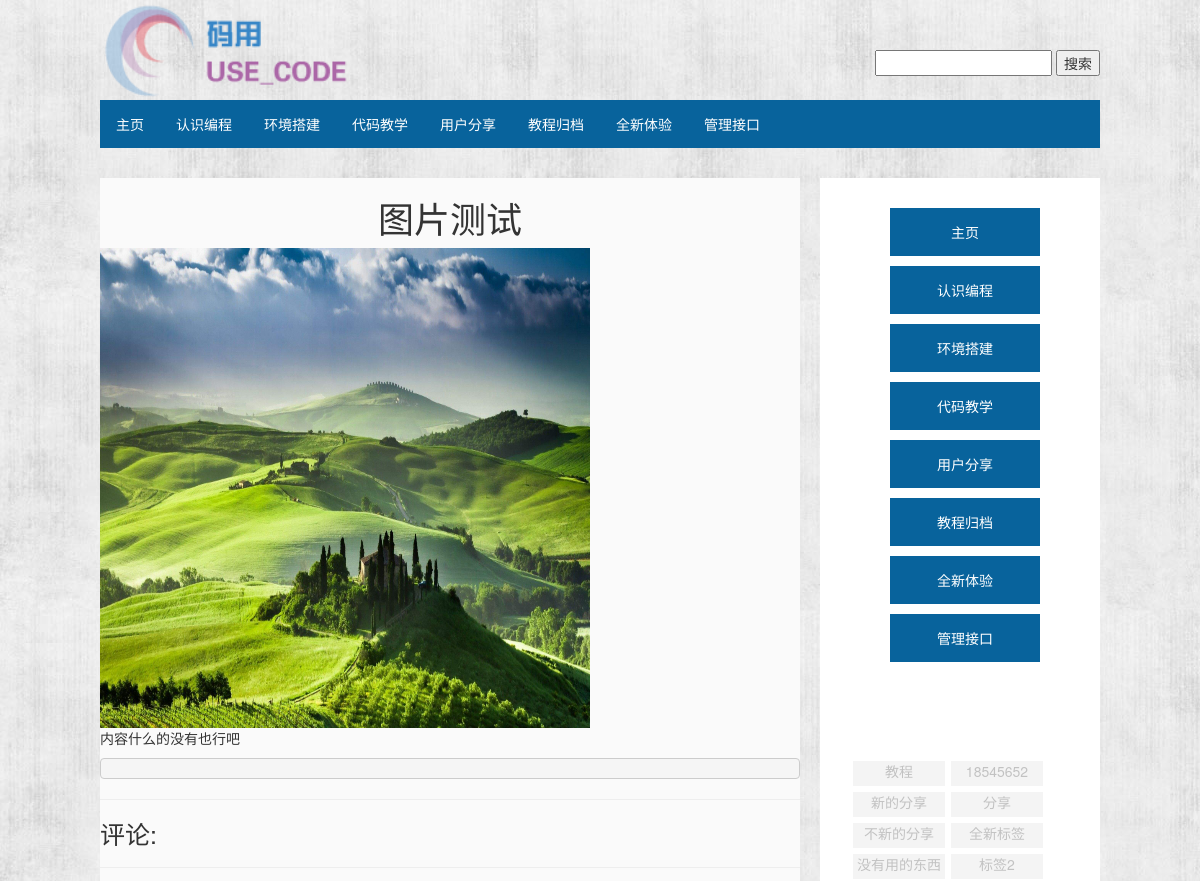
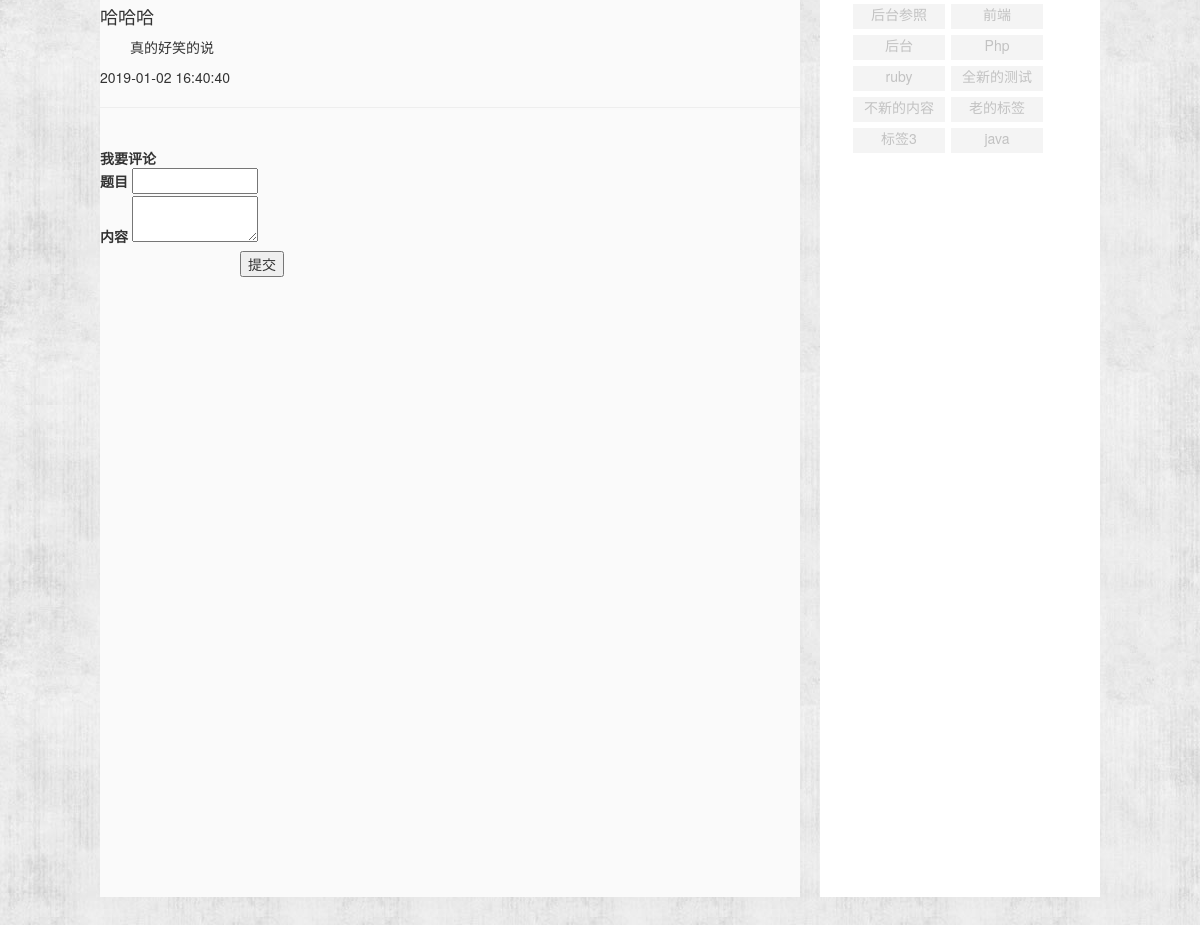
The page /admin/posts/show_usr.php?id=87 on the database its author committed (2 pictures, top to bottom).
### tables this page shows
CREATE TABLE `categories` (
  `id` int(11) NOT NULL AUTO_INCREMENT,
  `name` varchar(64) NOT NULL,
  PRIMARY KEY (`id`)
);

CREATE TABLE `tags` (
  `id` int(11) NOT NULL AUTO_INCREMENT,
  `name` varchar(20) NOT NULL,
  PRIMARY KEY (`id`)
);

CREATE TABLE `posts` (
  `id` int(11) NOT NULL AUTO_INCREMENT,
  `title` varchar(255) NOT NULL,
  `body` longtext NOT NULL,
  `created_at` timestamp NOT NULL DEFAULT CURRENT_TIMESTAMP ON UPDATE CURRENT_TIMESTAMP,
  `categories_id` int(11) NOT NULL,
  `pic` varchar(255) DEFAULT NULL,
  `code` text,
  PRIMARY KEY (`id`)
);

CREATE TABLE `comment` (
  `id` int(11) NOT NULL AUTO_INCREMENT,
  `title` varchar(64) NOT NULL,
  `body` text,
  `created_at` timestamp NOT NULL DEFAULT CURRENT_TIMESTAMP,
  `post_id` int(11) NOT NULL,
  PRIMARY KEY (`id`)
);

### admin/posts/show_usr.php (the view, shortened to what this page needs)
<!doctype html>
<html>
<head>
  <link rel="stylesheet" type="text/css" href="../../assets/css/Homepage.css" />
	<link rel="stylesheet" type="text/css" href="../../assets/css/Homepage.css" />
	<link rel="stylesheet" type="text/css" href="../../assets/css/Subpage.css" />
	<link href="https://cdn.staticfile.org/twitter-bootstrap/3.3.7/css/bootstrap.min.css" rel="stylesheet">
</head>
<body>
<body>
		<div class="whole">
        <div class="logo">
            <img src="../../assets/img/logo.png.png" height="100px" width="250px" alt="首页">
			<div class="search_bar">
				<form name="search_bar" action="/admin/posts/search.php" method="get">
					<input type="text" name="search" height="200px">
					<input type="submit" value="搜索">
				</form>
			</div>
        </div>
        <div class="guiding_bar">
                <ul>
                <li><a href="../../index.php">主页</a></li>
        <?php
                require_once '../../admin/inc/db.php';
                $query = $db->query('select * from categories');
            while ( $post =  $query->fetchObject()) {
          ?>
                    <li><a href="../../pages/list.php?categories_id=<?php print $post->id;?>"><?php echo $post->name;?></a></li>
                <?php } ?>
                <li>
                <a href="../../admin/index.html">管理接口</a>
                </li>
                </ul>
        </div>
        <div class="rightsign">
        <div class="side_panel2">
            <ul>
                <li><a href="../../index.php">主页</a></li>
        <?php
            require_once '../../admin/inc/db.php';
            $query = $db->query('select * from categories');
            while ( $post =  $query->fetchObject()) {
          ?>
                    <li><a href="../../pages/list.php?categories_id=<?php print $post->id;?>"><?php echo $post->name;?></a></li>
                <?php } ?>
                <li>
                <a href="../../admin/index.php">管理接口</a>
                </li>
                </ul>
            </div>
                <?php
                require_once '../../admin/inc/db.php';
                $query = $db->query('select * from tags');
            while ( $post =  $query->fetchObject()) {
          ?>
           <div class="label1"style="margin: 3px;">
                    <a href="../../tags/show.php?tags_id=<?php print $post->id;?>"><?php echo $post->name;?></a></li></div>
                <?php } ?>
		</div>
    <div class="main_page3">
  <?php
    require_once '../inc/db.php';
    $query = $db->prepare('select * from posts where id = :id');
    $query->bindValue(':id',$_GET['id'],PDO::PARAM_INT);
    $query->execute();
    $post = $query->fetchObject();
  ?>
  <h1 style="text-align:center"> <?php echo $post->title; ?>  </h1>
  <img src="../../<?php echo $post->pic; ?>" height="30%" width="70%">
  <p><?php echo $post->body; ?></p>
  <pre><?php echo $post->code; ?></pre>
  <hr>
  <h2 style="font-size:25px">评论:</h2>
  <hr>
  <?php
    $query = $db->query('select * from comment where post_id = ' . $_GET['id']);
    while ( $comment =  $query->fetchObject() ) {
      ?>
            <div>
            <h4><?php echo $comment->title;?></h4>
            <p style="margin-left:30px"><?php echo $comment->body; ?></p>
            <span><?php echo $comment->created_at;?></span>
            </div>
            <hr><br/>
    <?php  } ?>
    <b> 我要评论</b>
  <form action="../../comment/save.php" method="post">
    <label for="title">题目</label>
    <input type="text" name="title" value="" style="width:18%" />
    <br/>
    <label for="body">内容</label>
    <textarea name="body" style="width:18%"></textarea>
    <br/>
    <input type="submit" value="提交" style="margin-left: 20%" />
  </form>
    </div>
    </div>
  </body>
</html>

### assets/css/Homepage.css (style rules this page uses)
body { background-image:url(../img/5-120601095138.png) ; }
a { color: #999; text-decoration: none; cursor: pointer }
.guiding_bar ul { list-style-type: none; margin: 0; padding: 0; overflow: hidden; background-color: #08639C; }
.guiding_bar { margin: 0px 0px 0px 0px; }
.guiding_bar li { float: left; }
.guiding_bar li a { display: block; color: white; text-align: center; padding: 14px 16px; text-decoration: none; }
.search_bar { float: right; margin:50px 0px 0px 0px; }
.side_panel2 { height: 550px; }
.side_panel2 ul { list-style:none; }
.side_panel2 li { margin-bottom:10px; background-color: #08639C; margin-right: 30px; }
.side_panel2 li a { display: block; color: #ffffff; text-align: center; padding: 14px 16px; text-decoration: none; }
.whole { margin-left: 100px; margin-right: 100px; }

### assets/css/Subpage.css (style rules this page uses)
.main_page3 { background-color: #FAFAFA; width:70%; height: 1600px; margin-top: 30px; margin-bottom: 30px; float:left; }
.rightsign { background-color: white; height: 1600px; width:28%; float:right; margin-top: 30px; margin-bottom: 30px; margin-left: 20px; padding: 30px; }
.rightsign a { color:#C2C2C2; }
.label1 { background-color: #F4F4F4; height:25px; width:92px; text-align: center; float: left; }

### rows shown on the page
categories: name "认识编程"
categories: name "环境搭建"
categories: name "代码教学"
categories: name "用户分享"
categories: name "教程归档"
categories: name "全新体验"
tags: name "教程"
tags: name "18545652"
tags: name "新的分享"
tags: name "分享"
tags: name "不新的分享"
tags: name "全新标签"
tags: name "没有用的东西"
tags: name "标签2"
tags: name "后台参照"
tags: name "前端"
tags: name "后台"
tags: name "Php"
tags: name "ruby"
tags: name "全新的测试"
tags: name "不新的内容"
tags: name "老的标签"
tags: name "标签3"
tags: name "java"
posts: title "图片测试", pic (picture), body "内容什么的没有也行吧"
comment: title "哈哈哈", body "真的好笑的说", created_at "2019-01-02 16:40:40"
